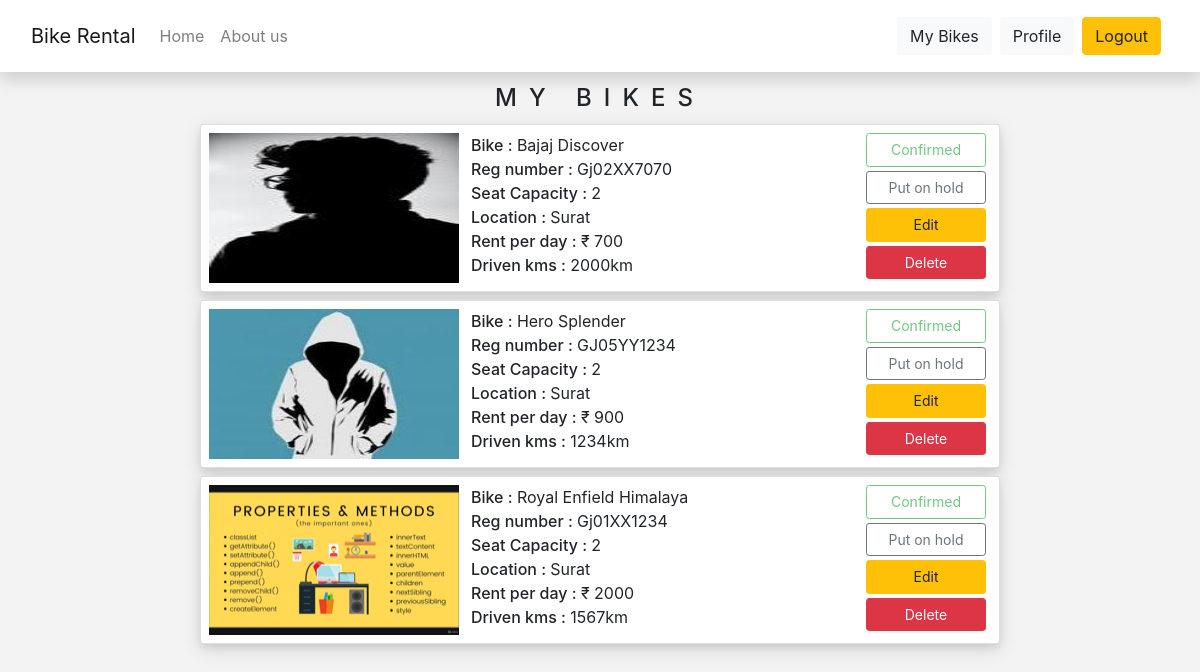
The page /dealer/mybikes/ (signed in) on the database as committed earlier.
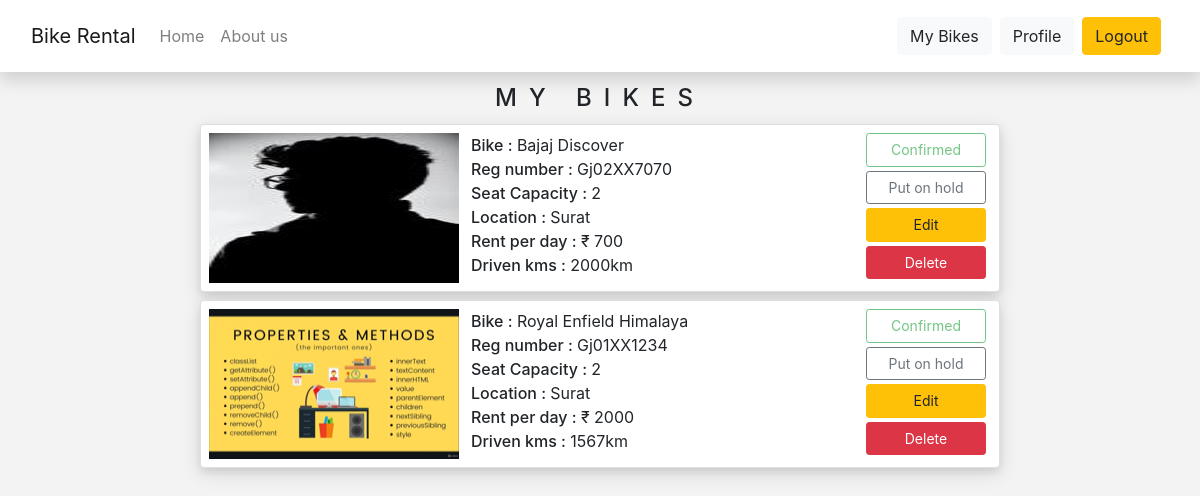
The same page on the database as committed later.
### bike/models.py (models this page shows, shortened)
class Bike(models.Model):
    bike_id = models.IntegerField(primary_key=True, auto_created=True)
    owner = models.ForeignKey(Dealer, on_delete=models.CASCADE)
    bike_company = models.CharField(max_length=20, default=None)
    bike_model = models.CharField(max_length=30, default=None)
    reg_number = models.CharField(max_length=10, default='')
    seat_capacity = models.DecimalField(decimal_places=0, max_digits=1, default=2)
    bike_location = models.ForeignKey('bikerental.Location', on_delete=models.CASCADE, default='')
    rent_per_day = models.PositiveIntegerField(default=0,max_length=None)
    driven_kms = models.PositiveIntegerField(default=0, max_length=None)
    is_confirmed = models.BooleanField(default=False)
    is_on_halt = models.BooleanField(default=False)
    pickup_add = models.TextField(default='')
    dropoff_add = models.TextField(default='')
    image = models.ImageField(default=None, upload_to='bike_pics')

### bikerental/models.py (models this page shows)
class Location(models.Model):
    location_id = models.IntegerField(primary_key=True, auto_created=True)
    location_name = models.CharField(max_length=30, default='')
    def __str__(self):
        return f'{self.location_name}'

### dealer/views.py (the view)
# urls.py: path('mybikes/', views.my_bikes, name='dealer-mybikes'),
@login_required
def my_bikes(request):
    all_bikes = list(Bike.objects.all())
    loggedin_userid = request.user.id
    user_bikes = []
    count = 0
    for b in all_bikes:
        if str(b.owner_id)== str(loggedin_userid):
            user_bikes.append(b)
            count=count+1
    if count != 0:
        return render(request, 'dealer/mybikes.html',{'user_bikes':user_bikes})
    return HttpResponse('<h1>No bike added</h1>')

### dealer/templates/dealer/mybikes.html (shortened to what this page needs)
{% extends 'bikerental/base.html' %}
{% load crispy_forms_tags %}
{% block content %}
<div class="row">
    <legend class="mt-0" id="mybikesheading">MY BIKES</legend>
</div>
{% for bike in user_bikes %}
<div class="row card no-gutters">
    <div class="col-4">
        <img src="{{ bike.image.url }}" alt="" class="bikeimg">
    </div>
    <div class="col-6 pl-1">
        <div class="lead mt-2">Bike : <span>{{ bike.bike_company }} {{ bike.bike_model}}</span></div>
        <div class="lead">Reg number : <span>{{ bike.reg_number }}</span></div>
        <div class="lead">Seat Capacity : <span>{{ bike.seat_capacity }}</span></div>
        <div class="lead">Location : <span>{{ bike.bike_location }}</span></div>
        <div class="lead">Rent per day : <span>&#8377 {{ bike.rent_per_day }}</span></div>
        <div class="lead">Driven kms : <span>{{ bike.driven_kms }}km</span></div>
    </div>
    <div class="col-2 pr-1">
        <div class="pt-2">
            {% if bike.is_confirmed %}
            <button type="button"  class="btn btn-outline-success btn-sm mybikesbutton" data-toggle="tooltip" data-placement="top"
                title="your bike is approved" disabled>Confirmed</button>
            {% else %}
            <button type="button" class="btn btn-outline-danger btn-sm mybikesbutton" data-toggle="tooltip"
                data-placement="top" title="your bike is not approved yet" disabled>Not confirmed</button>
            {% endif %}
        </div>
        <div class="pt-1">
            {% if bike.is_confirmed %}
            <form action="{% url 'dealer-holdbike' %}" enctype="multipart/form-data" method="POST" class="mb-0">
                {% if bike.is_on_halt %}
                    <button class="btn btn-outline-secondary btn-sm mybikesbutton" value="{{ bike.bike_id }}" name="remove_hold">Remove hold</button>
                {% else %}
                    <button class="btn btn-outline-secondary btn-sm mybikesbutton" value="{{ bike.bike_id }}" name="put_on_hold">Put on hold</button>
                {% endif %}
            </form>
            {% else %}
                <button type="button" class="btn btn-outline-secondary btn-sm mybikesbutton" disabled>Put on hold</button>
            {% endif %}
        </div>
        <div class="pt-1">
            <form action="{% url 'dealer-editbike' %}" enctype="multipart/form-data" method="POST" class="mb-0">
                <button class="btn btn-warning  btn-sm mybikesbutton" value="{{ bike.bike_id }}" name="editbutton">Edit</button>
            </form>
        </div>
        <div class="pt-1">
            <form action="{% url 'dealer-deletebike' %}" enctype="multipart/form-data" method="POST" class="mb-0">
                <button class="btn btn-danger btn-sm mybikesbutton" value="{{ bike.bike_id }}" name="deletebutton">Delete</button>
            </form>
        </div>
    </div>
</div>
{% endfor %}
{% endblock content %}

Rows that differ between the two databases and show on the page:
removed Bike: image (picture), bike_company "Hero", bike_model "Splender", reg_number "GJ05YY1234", seat_capacity "2", bike_location "Surat", rent_per_day "900", driven_kms "1234", is_confirmed "Confirmed"
